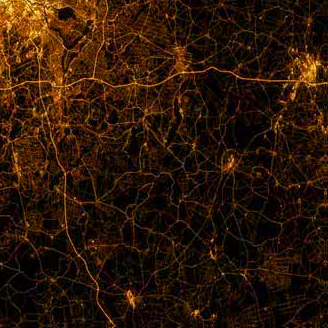
//> input picture 6.png, 328 x 328 px
$ ./main 6.png   (built with g++ and OpenCV 4)
//> lines starting //> are read from the running program, lines starting //| are printed output that depends on the picture
#include <windows.h>
#include <iostream>
#include <vector>
#include <string>
#include <algorithm>
#include <cmath>

#include <opencv2/opencv.hpp>
#include <onnxruntime_cxx_api.h>

// ==================== Utility Functions ====================

std::wstring s2ws(const std::string& str) {
    int size_needed = MultiByteToWideChar(CP_UTF8, 0, str.c_str(), -1, nullptr, 0);
    std::wstring wstr(size_needed, 0);
    MultiByteToWideChar(CP_UTF8, 0, str.c_str(), -1, &wstr[0], size_needed);
    return wstr;
}

// ==================== Image Processing ====================

// Normalize + BGR to RGB + Resize + HWC to CHW
std::vector<float> preprocess(const cv::Mat& img, int target_w, int target_h) {
    // BGR -> RGB
    cv::Mat img_rgb;
    cv::cvtColor(img, img_rgb, cv::COLOR_BGR2RGB);

    // Resize to target size
    cv::Mat img_resized;
    cv::resize(img_rgb, img_resized, cv::Size(target_w, target_h), 0, 0, cv::INTER_LINEAR);

    // Normalize to [0, 1]
    cv::Mat img_float;
    img_resized.convertTo(img_float, CV_32FC3, 1.0 / 255.0);

    // HWC -> CHW
    std::vector<float> tensor(3 * target_h * target_w);
    for (int c = 0; c < 3; ++c) {
        for (int h = 0; h < target_h; ++h) {
            for (int w = 0; w < target_w; ++w) {
                tensor[c * target_h * target_w + h * target_w + w] =
                    img_float.ptr<float>(h)[w * 3 + c];
            }
        }
    }
    return tensor;
}

// Apply Gamma Correction
void applyGamma(std::vector<float>& tensor, float gamma) {
    if (gamma == 1.0f) return;
    for (auto& v : tensor) {
        v = powf(std::max(0.0f, std::min(1.0f, v)), gamma);
    }
}

// CHW -> HWC
cv::Mat nchwToHwc(const std::vector<float>& tensor, int H, int W) {
    cv::Mat img(H, W, CV_32FC3);
    for (int h = 0; h < H; ++h) {
        for (int w = 0; w < W; ++w) {
            for (int c = 0; c < 3; ++c) {
                img.ptr<float>(h)[w * 3 + c] = tensor[c * H * W + h * W + w];
            }
        }
    }
    return img;
}

// ==================== Main Function ====================

int main(int argc, char** argv) {
    // Parameters
    std::string onnx_path = "HVI-CIDNet-Generalization.onnx";
    std::string image_path = "6.png";
    std::string output_path = "result.png";
    float alpha_s = 1.0f, alpha_i = 1.0f, gamma = 1.0f;
    bool use_cuda = true;  // Enable CUDA by default

    // Model input size (640x480)
    int input_width = 640;
    int input_height = 480;

    // Parse command line arguments
    for (int i = 1; i < argc; ++i) {
        std::string arg = argv[i];
        if (arg == "--onnx" && i + 1 < argc) onnx_path = argv[++i];
        else if (arg == "--input" && i + 1 < argc) image_path = argv[++i];
        else if (arg == "--output" && i + 1 < argc) output_path = argv[++i];
        else if (arg == "--alpha_s" && i + 1 < argc) alpha_s = std::stof(argv[++i]);
        else if (arg == "--alpha_i" && i + 1 < argc) alpha_i = std::stof(argv[++i]);
        else if (arg == "--gamma" && i + 1 < argc) gamma = std::stof(argv[++i]);
        else if (arg == "--width" && i + 1 < argc) input_width = std::stoi(argv[++i]);
        else if (arg == "--height" && i + 1 < argc) input_height = std::stoi(argv[++i]);
        else if (arg == "--cpu") use_cuda = false;
        else if (arg[0] != '-') {
            if (onnx_path == "HVI-CIDNet-Generalization.onnx") onnx_path = arg;
            else if (image_path == "input.png") image_path = arg;
        }
    }

    std::cout << "=== HVI-CIDNet Inference ===" << std::endl;
    std::cout << "Model: " << onnx_path << std::endl;
    std::cout << "Input: " << image_path << std::endl;
    std::cout << "Output: " << output_path << std::endl;
    std::cout << "Input Size: " << input_width << "x" << input_height << std::endl;
    std::cout << "Params: alpha_s=" << alpha_s << ", alpha_i=" << alpha_i << ", gamma=" << gamma << std::endl;
    std::cout << "Device: " << (use_cuda ? "CUDA" : "CPU") << std::endl;

    // ========== 1. Load Image ==========
    cv::Mat img = cv::imread(image_path, cv::IMREAD_COLOR);
//> img is the input picture: 328 rows x 328 cols, CV_8UC3; mean B, G, R 8.7, 22.4, 43.4
    if (img.empty()) {
        std::cerr << "Error: Failed to load image: " << image_path << std::endl;
        return -1;
    }
    int orig_h = img.rows;
//> orig_h = 328
    int orig_w = img.cols;
//> orig_w = 328
    std::cout << "Original image: " << orig_w << "x" << orig_h << std::endl;
//| Original image: 328x328

    // ========== 2. Preprocess (Resize + RGB + Normalize + HWC->CHW) ==========
    std::vector<float> input_tensor = preprocess(img, input_width, input_height);
//> in preprocess, `cv::resize(img_rgb, img_resized, cv::Size(target_w, target_h), 0, 0, c..`:
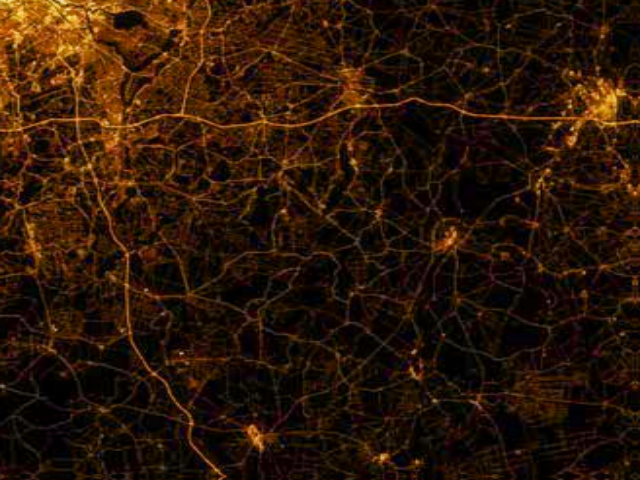
//> img_resized: 480 rows x 640 cols, CV_8UC3; mean R, G, B 43.2, 22.3, 8.6
//> after the loop in preprocess, `for (int c = 0; c < 3; ++c)`: tensor = 921600 items
//> input_tensor = 921600 items
    std::cout << "Resized to: " << input_width << "x" << input_height << std::endl;

    // ========== 3. Apply Gamma ==========
    applyGamma(input_tensor, gamma);

    // ========== 4. ONNX Inference ==========
//> (the run ends here: the program needs code that is not available in this run, at `Ort::Env env(ORT_LOGGING_LEVEL_WARNING, "HVI_CIDNet");`)
